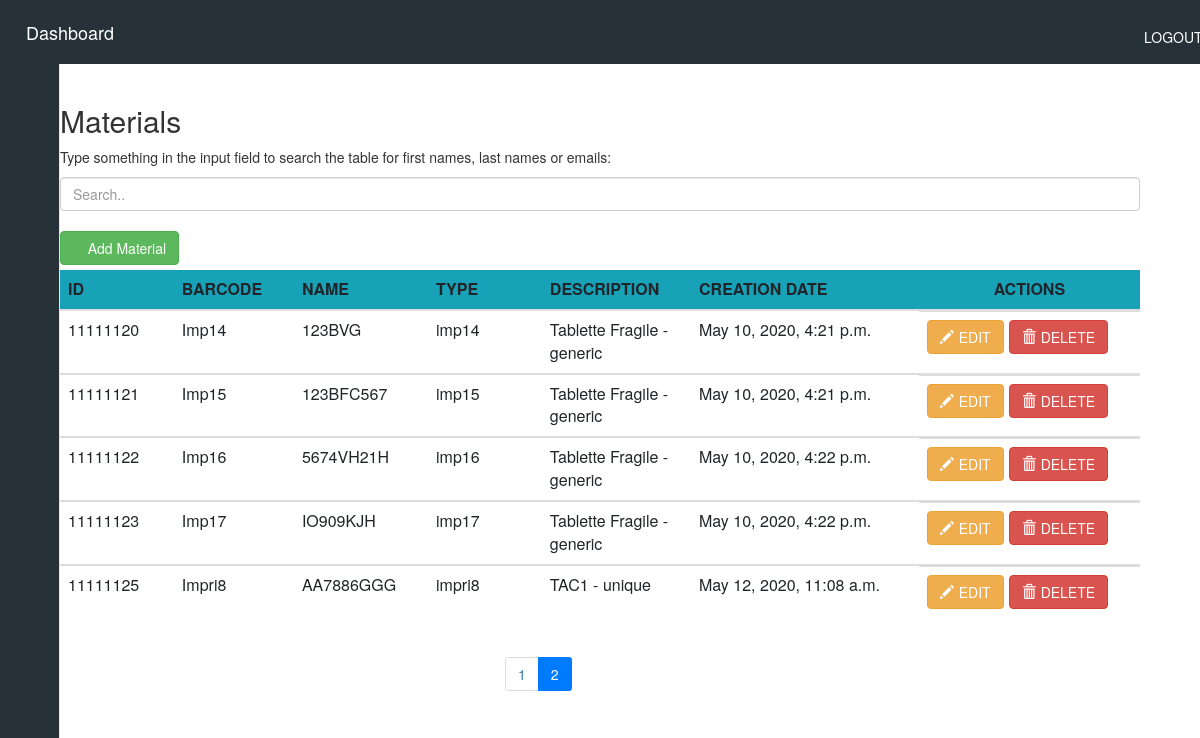
The app's page /MaterialView?page=2 (signed in) with its own data.
### siteWeb/models.py (models this page shows, shortened)
class Material(models.Model):
    name = models.CharField(max_length=250)
    barcode = models.CharField(max_length=50)
    creation_date_mat = models.DateTimeField(auto_now_add=True)
    slug = models.SlugField(max_length=250, null=True, blank=True)
    material_picture = models.ImageField(blank=True, upload_to='media/', default='None/no-img.jpg', null=True)
    type = models.ForeignKey(Type, on_delete=models.CASCADE)

class Type(models.Model):
    TYPE_GENERIC = 'generic'
    TYPE_UNIQUE = 'unique'
    TYPE_CHOICES = (
        (TYPE_GENERIC, 'generic'),
        (TYPE_UNIQUE, 'unique'),
    )
    material_type = models.CharField(max_length=250, choices=TYPE_CHOICES, default=TYPE_GENERIC)
    name_type = models.CharField(max_length=250, unique=True)
    description = models.TextField(blank=True)
    creation_date_type = models.DateTimeField(auto_now_add=True)
    unavailable = models.BooleanField(default=False)
    def __str__(self):
        return self.name_type + " - " + self.material_type

### siteWeb/crudAjaxMatViews.py (the view)
# urls.py: path('MaterialView', crudAjaxMatViews.indexView, name='MaterialView'),
def indexView(request):
    form = formMaterial()
    material = Material.objects.all()
    paginator = Paginator(material, per_page=7)
    page_number = request.GET.get('page', 1)
    page_obj = paginator.get_page(page_number)
    return render(request, 'siteWeb/crudMaterial/ajaxCrudMat.html', {"form": form, "materials": page_obj.object_list, 'paginator': paginator, 'page_number': int(page_number)})

### siteWeb/forms.py
class formMaterial(forms.ModelForm):
    type = forms.ModelChoiceField(queryset=Type.objects.filter(unavailable=False).order_by('material_type'))
    class Meta:
        model = Material
        fields = ['name','barcode','type', 'material_picture']

### siteWeb/templates/siteWeb/crudMaterial/ajaxCrudMat.html (shortened to what this page needs)
{% include "siteWeb/includes/dashboard.html" %}
{% load crispy_forms_tags %}
{% load static %}
{% block content %}
<head>
</head>
{% if user.is_authenticated %}
<div class="container">
    <div class="container-fluid">
            <h2>Materials</h2>
          <p>Type something in the input field to search the table for first names, last names or emails:</p>
          <input class="form-control" id="myInput" type="text" placeholder="Search..">
          <br>
         <a class="btn btn-success add-form offset-12" href="/addMaterial">
            <span><i class="fas fa-plus"></i> Add Material</span>
         </a>
    </div>
    <div class="table-responsive table-body">
        <table class="table container-fluid table-responsive mt-2">
            <thead class="bg-info">
                <tr>
                    <th scope="row" class="col-md-1">ID</th>
                    <th scope="col" class="col-md-1">BARCODE</th>
                    <th scope="col" class="col-md-1">NAME</th>
                    <th scope="col" class="col-md-1">TYPE</th>
                    <th scope="col" class="col-md-1">DESCRIPTION</th>
                    <th scope="col" class="col-md-2">CREATION DATE</th>
                    <th scope="col" class="col-md-1 text-center">ACTIONS</th>
                </tr>
            </thead>
            {% for material in materials %}
            <tbody id="myTable">
            <tr>
                <td scope="row">{{material.id}}</td>
                <td>{{material.name}}</td>
                <td>{{material.barcode}}</td>
                <td>{{material.slug}}</td>
                <td>{{material.type }}</td>
                <td>{{material.creation_date_mat}}</td>
                <td  class="d-flex">
                    <a href="/updateMaterial/{{material.id}}" class="btn btn-warning"><span class="glyphicon glyphicon-pencil mr-2"></span>EDIT</a>
                    <button  class="btn btn-danger ml-2" onClick="deleteMaterial({{material.id}})">
                        <span class="glyphicon glyphicon-trash mr-2"></span>DELETE
                    </button>
                </td>
            </tr>
            </tbody>
            {% endfor %}
        </table>
    </div>
    <div class="row">
        <div class="offset-5">
            <ul class="pagination">
                {% for i in paginator.page_range %}
                <li class="page-item {% if i == page_number %} active {% endif %}">
                    <a class="page-link"  href="?page={{ i }}">{{ i }}</a>
                </li>
                {% endfor %}
            </ul>
        </div>
    </div>
</div>
{% else %}
<center><p> No Permittion. If you have an account, <a href="/accounts/login">login.</a></p></center>
{% endif %}
{% endblock %}

### records on screen
Material: id "11111120", name "Imp14", barcode "123BVG", slug "imp14", type "Tablette Fragile - generic", creation_date_mat "May 10, 2020, 4:21 p.m."
Material: id "11111121", name "Imp15", barcode "123BFC567", slug "imp15", type "Tablette Fragile - generic", creation_date_mat "May 10, 2020, 4:21 p.m."
Material: id "11111122", name "Imp16", barcode "5674VH21H", slug "imp16", type "Tablette Fragile - generic", creation_date_mat "May 10, 2020, 4:22 p.m."
Material: id "11111123", name "Imp17", barcode "IO909KJH", slug "imp17", type "Tablette Fragile - generic", creation_date_mat "May 10, 2020, 4:22 p.m."
Material: id "11111125", name "Impri8", barcode "AA7886GGG", slug "impri8", type "TAC1 - unique", creation_date_mat "May 12, 2020, 11:08 a.m."

### other values on screen
{{ i }} "1" "2"
